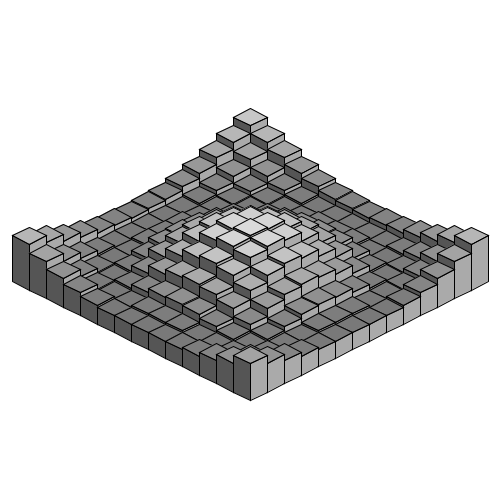
Frame 1 (no input)
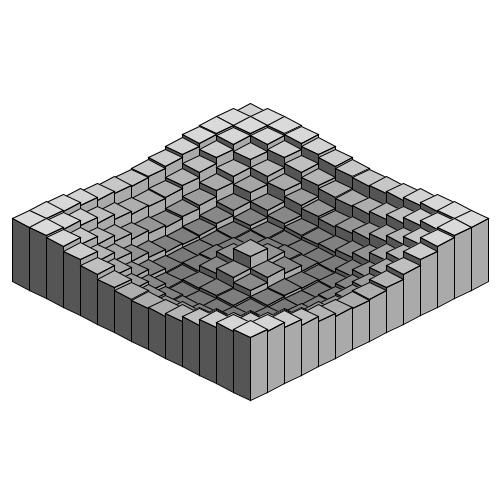
Frame 60 (the mouse pressed at the canvas centre just before this capture)
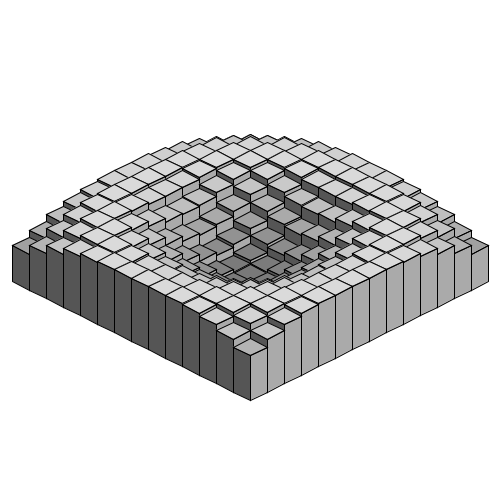
Frame 120 (the mouse held since frame 60 and released just before this capture)

The Processing sketch that drew these frames (run headless with seeded random() and noise(); from frame 60 on, the mouse is pressed at the canvas centre):

// Processing sketch: wavy
// ── wavy.pde
/* OpenProcessing Tweak of *@*http://www.openprocessing.org/sketch/5671*@* */
/* !do not delete the line above, required for linking your tweak if you upload again */
/*
Made by Jared "BlueThen" C.
Created on November 4, 2009. Refined and commented on November 5, 2009.
www.bluethen.com
*/
/* Variable a is used for determining the shape's y position, coupled with the distance they are from the center. */
float a;
/* Setup(), the first function called when the applet is started */
void setup() 
{
  /* The applet is set to 500 pixels by 500 pixels */
  size(500,500);
  /* RGB mode set to maximum of 6, since we'll be using 6 colors. 0 for black, 6 for white, and everything in between. */
  colorMode(RGB, 6);
  /* The stroke color is used to determine the border color of each quadrilateral. */
  stroke(0);
  /* Frame rate is set to 30. */
  frameRate(30);
}
void draw()
{
  /* 
  a is decreased by 0.08. It represents the amount of radians the height of our boxes changes, and their speed. 
  If we did nothing to a, then none of our shapes will move, so a is a key component in our formulas. 
  */
  a -= 0.08;
  /* Screen is cleared and background is set to 6 (white). */
  background(6); 
  /* 
  These are our loops. 
  We loop through 14 rows (-7 through 7) for the x axis, and within each row, we loop through 14 collumns for the z axis
  (x,z) is the ground, while y is verticle)
  */
  for (int x = -7; x < 7; x++) {
   for (int z = -7; z < 7; z++) {
    /* 
    The y variable is set to determine the height of the box. 
    We use formula radius * cos(angle) to determine this.
    Since cosine, when graphed, creates a wave, we can use this to have the boxes transition from small to big smoothly.
    
    The radius pretty much stands for our range. cosine alone will return values between -1 and 1, so we multiply this by
    24 to increase this value. The formula will return something in between -24 and 24.
    
    The angle is in radians. An entire loop (circle) is 2pi radians, or roughly 6.283185.
    Distance is used to create the circular effect. It makes the boxes of the same radius around the center similar.
    The distance ranges from 0 to 7, so 0.55 * distance will be between 0 and 3.85. This will make the highest and lowest
    box a little more than half a loop's difference. a is added on, (subtracted if you want to be technical, since a is negative), to
    provide some sort of change for each frame. If we don't include '+ a' in the algorithm, the boxes would be still. 
    */
    int y = int(24 * cos(0.55 * distance(x,z,0,0) + a));
    
    /* 
    These are 2 coordinate variations for each quadrilateral.
    Since they can be found in 4 different quadrants (+ and - for x, and + and - for z),
    we'll only need 2 coordinates for each quadrilateral (but we'll need to pair them up differently
    for this to work fully).
    
    Multiplying the x and z variables by 17 will space them 17 pixels apart.
    The 8.5 will determine half the width of the box ()
    8.5 is used because it is half of 17. Since 8.5 is added one way, and 8.5 is subtracted the other way, the total
    width of each box is 17. This will eliminate any sort of spacing in between each box.
    
    If you enable noStroke(), then the whole thing will appear as one 3d shape. Try it.
    */
    float xm = x*17 -8.5;
    float xt = x*17 +8.5;
    float zm = z*17 -8.5;
    float zt = z*17 +8.5;
    
    /* We use an integer to define the width and height of the window. This is used to save resources on further calculating */
    int halfw = (int)width/2;
    int halfh = (int)height/2;
    
    /* 
    Here is where all the isometric calculating is done. 
    We take our 4 coordinates for each quadrilateral, and find their (x,y) coordinates using an isometric formula.
    You'll probably find a similar formula used in some of my other isometric animations. However, I normally use
    these in a function. To avoid using repetitive calculation (for each coordinate of each quadrilateral, which
    would be 3 quads * 4 coords * 3 dimensions = 36 calculations).
    
    Formerly, the isometric formula was ((x - z) * cos(radians(30)) + width/2, (x + z) * sin(radians(30)) - y + height/2).
    however, the cosine and sine are constant, so they could be precalculated. Cosine of 30 degrees returns roughly 0.866, which can round to 1,
    Leaving it out would have little artifacts (unless placed side-by-side to accurate versions, where everything would appear wider in this version)
    Sine of 30 returns 0.5. 
    
    We left out subtracting the y value, since this changes for each quadrilateral coordinate. (-40 for the base, and our y variable)
    These are later subtracted in the actual quad().
    */
    int isox1 = int(xm - zm + halfw);
    int isoy1 = int((xm + zm) * 0.5 + halfh);
    int isox2 = int(xm - zt + halfw);
    int isoy2 = int((xm + zt) * 0.5 + halfh);
    int isox3 = int(xt - zt + halfw);
    int isoy3 = int((xt + zt) * 0.5 + halfh);
    int isox4 = int(xt - zm + halfw);
    int isoy4 = int((xt + zm) * 0.5 + halfh);
    
    /* The side quads. 2 and 4 is used for the coloring of each of these quads */
    fill (2);
    quad(isox2, isoy2-y, isox3, isoy3-y, isox3, isoy3+40, isox2, isoy2+40);
    fill (4);
    quad(isox3, isoy3-y, isox4, isoy4-y, isox4, isoy4+40, isox3, isoy3+40);
    
    /* 
    The top quadrilateral. 
    y, which ranges between -24 and 24, multiplied by 0.05 ranges between -1.2 and 1.2
    We add 4 to get the values up to between 2.8 and 5.2. 
    This is a very fair shade of grays, since it doesn't become one extreme or the other.
    */
    fill(4 + y * 0.05);
    quad(isox1, isoy1-y, isox2, isoy2-y, isox3, isoy3-y, isox4, isoy4-y);
   }
  }
}
/* The distance formula */
float distance(float x,float y,float cx,float cy) {
  return sqrt(sq(cx - x) + sq(cy - y));
}
